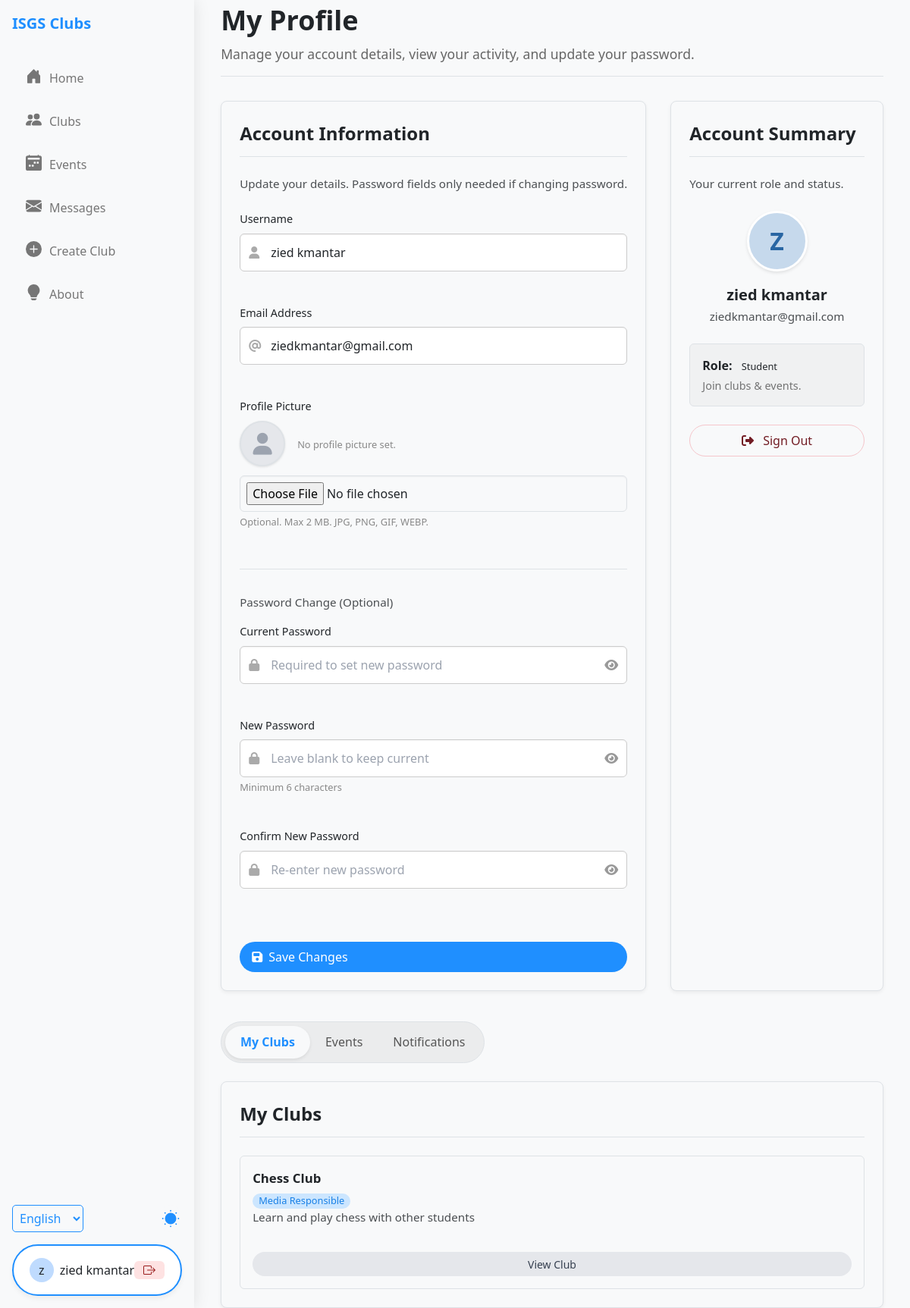
Page /profile.php (signed in) on the earlier database version.
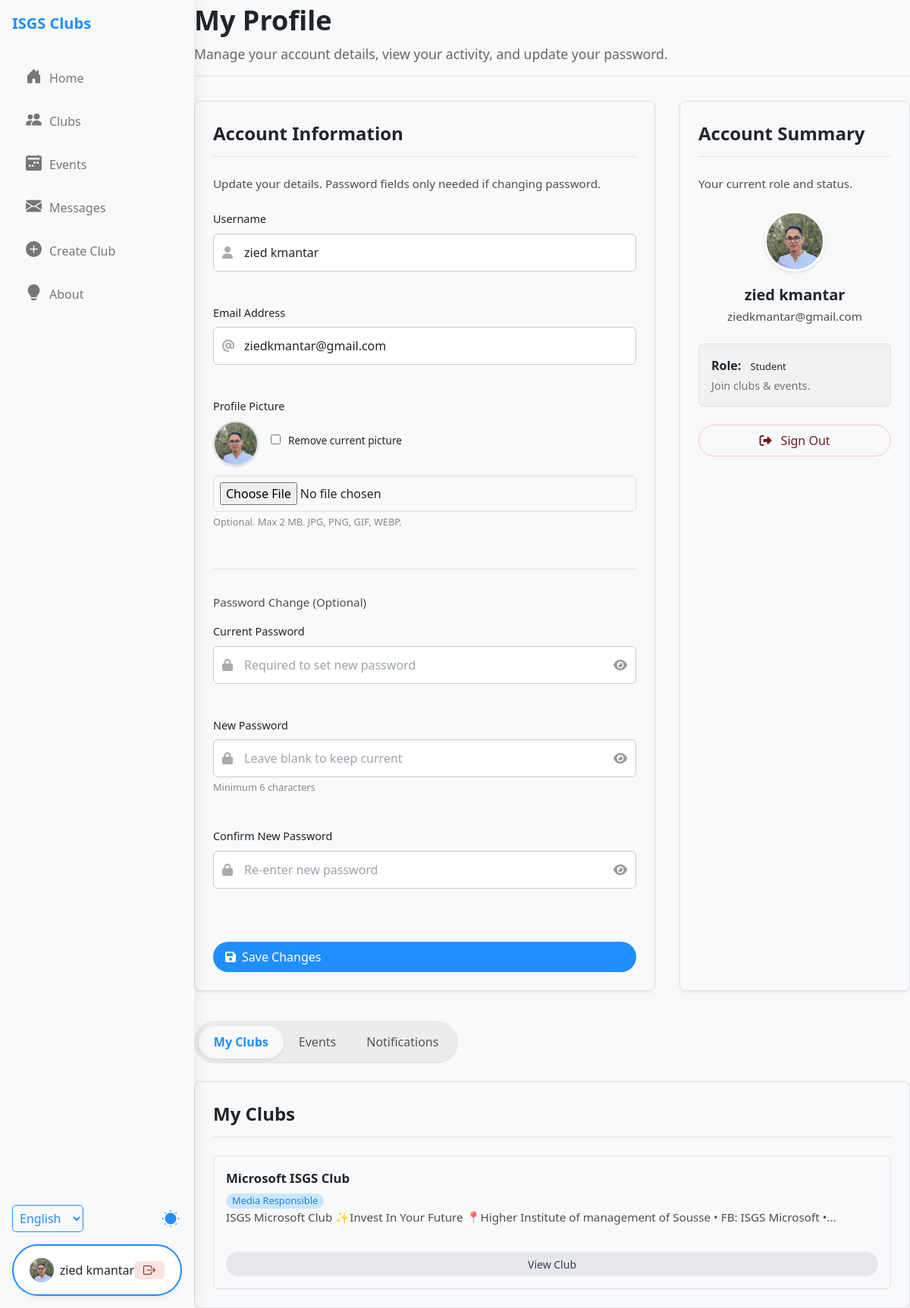
Same page on the later database version.
### tables this page shows
CREATE TABLE IF NOT EXISTS `users` (
  `id` int NOT NULL AUTO_INCREMENT,
  `username` varchar(50) NOT NULL,
  `email` varchar(100) NOT NULL,
  `password` varchar(255) NOT NULL,
  `role` enum('student','club_leader','admin') NOT NULL DEFAULT 'student',
  `is_banned` tinyint(1) NOT NULL DEFAULT '0',
  `ban_reason` text,
  `banned_until` datetime DEFAULT NULL COMMENT 'Null for permanent ban',
  `created_at` timestamp NOT NULL DEFAULT CURRENT_TIMESTAMP,
  `profile_picture_path` varchar(100) DEFAULT NULL,
  PRIMARY KEY (`id`),
  UNIQUE KEY `username` (`username`),
  UNIQUE KEY `email` (`email`),
  KEY `idx_user_status` (`is_banned`)
);

CREATE TABLE IF NOT EXISTS `club_members` (
  `id` int NOT NULL AUTO_INCREMENT,
  `user_id` int NOT NULL,
  `club_id` int NOT NULL,
  `role` enum('member','leader','pending') NOT NULL DEFAULT 'pending',
  `joined_at` timestamp NOT NULL DEFAULT CURRENT_TIMESTAMP,
  `department` enum('President','Vice President','HR Responsible','General Secretary','Media Responsible','Sponsoring Responsible','Logistique Responsible','Media Member','Sponsoring Member','Logistique Member','General Member') NOT NULL DEFAULT 'General Member',
  PRIMARY KEY (`id`),
  UNIQUE KEY `unique_membership` (`user_id`,`club_id`),
  KEY `idx_club_pending` (`club_id`,`role`)
);

CREATE TABLE IF NOT EXISTS `clubs` (
  `id` int NOT NULL AUTO_INCREMENT,
  `name` varchar(100) NOT NULL,
  `description` text,
  `category` varchar(50) NOT NULL,
  `meeting_schedule` varchar(100) DEFAULT NULL,
  `status` enum('pending','active','rejected') NOT NULL DEFAULT 'pending',
  `proposed_by_user_id` int DEFAULT NULL COMMENT 'User ID who submitted the request',
  `created_at` timestamp NOT NULL DEFAULT CURRENT_TIMESTAMP,
  `logo_path` varchar(100) DEFAULT NULL,
  PRIMARY KEY (`id`),
  KEY `proposed_by_user_id` (`proposed_by_user_id`),
  KEY `idx_club_status` (`status`)
);

### profile.php (the view, shortened to what the changed rows need)
<?php
require_once 'config/database.php';
$userId = $_SESSION['user']['id'];
$stmtUser = $pdo->prepare("SELECT username, email, role, password, profile_picture_path FROM users WHERE id = :id");
$stmtUser->bindParam(':id', $userId, PDO::PARAM_INT); $stmtUser->execute();
$currentUserData = $stmtUser->fetch(PDO::FETCH_ASSOC);
$username = $currentUserData['username']; $email = $currentUserData['email']; $userRole = $currentUserData['role']; $currentPasswordHash = $currentUserData['password'];
$currentProfilePicPath = $currentUserData['profile_picture_path'];
$userClubs = []; $userEvents = []; $allNotifications = [];
try {
    if ($userRole !== 'admin') { $queryClubs = "SELECT c.*, cm.role as member_role,department FROM clubs c JOIN club_members cm ON c.id = cm.club_id WHERE cm.user_id = :uid1 ORDER BY c.name ASC"; $stmtClubs = $pdo->prepare($queryClubs); $stmtClubs->bindParam(':uid1', $userId, PDO::PARAM_INT); $stmtClubs->execute(); $userClubs = $stmtClubs->fetchAll(PDO::FETCH_ASSOC); }
} catch (PDOException $e) { if (strpos($e->getMessage(), 'event_attendees') !== false || strpos($e->getMessage(), 'events') !== false) { error_log("Events tables might not exist: " . $e->getMessage()); } else { error_log("Profile Data Fetch Error: " . $e->getMessage()); $pageError = "Could not load profile data."; }} catch (Exception $e) { error_log("Profile Page Error: " . $e->getMessage()); $pageError = "An error occurred loading the page."; }
include_once 'header.php';
?>
<main class="main-content profile-page-container">
    <div class="profile-content-wrapper">
        <div class="profile-header">
             <h1>My Profile</h1>
        </div>
        <div class="profile-grid">
            <div class="profile-form-column card">
                 <h2>Account Information</h2> <p class="card-description">Update your details. Password fields only needed if changing password.</p>
                 <form method="POST" action="profile.php" class="profile-form" enctype="multipart/form-data">
                     <div class="form-group"> <label for="username">Username</label> <div class="input-wrapper icon-input"> <i class="input-icon fas fa-user"></i> <input type="text" id="username" name="username" value="<?php echo htmlspecialchars($username); ?>" class="form-input" required> </div> </div>
                     <div class="form-group"> <div class="input-wrapper icon-input"> <input type="email" id="email" name="email" value="<?php echo htmlspecialchars($email); ?>" class="form-input" required> </div> </div>
                     <div class="form-group">
                        <div class="profile-pic-current">
                            <?php if ($currentProfilePicPath && file_exists(rtrim($_SERVER['DOCUMENT_ROOT'], '/') . $currentProfilePicPath)): ?>
                                <img src="<?php echo htmlspecialchars($currentProfilePicPath); ?>" alt="Current profile picture" class="current-pic-preview">
                                <label class="checkbox-label remove-pic-label">
                                    <input type="checkbox" name="remove_picture" value="1" class="form-checkbox">
                                    <span>Remove current picture</span>
                                </label>
                            <?php else: ?>
                                <div class="current-pic-preview default-pic">
                                    <i class="fas fa-user default-pic-icon"></i>
                                </div>
                                <small class="input-hint">No profile picture set.</small>
                            <?php endif; ?>
                        </div>
                    </div>
                 </form>
            </div>
            <div class="profile-summary-column card">
                 <h2>Account Summary</h2> <p class="card-description">Your current role and status.</p> <div class="profile-avatar-section">
                     <div class="summary-avatar">
                          <?php if ($currentProfilePicPath && file_exists(rtrim($_SERVER['DOCUMENT_ROOT'], '/') . $currentProfilePicPath)): ?>
                              <img src="<?php echo htmlspecialchars($currentProfilePicPath); ?>" alt="Profile Picture" class="summary-avatar-img">
                          <?php else: ?>
                              <span class="summary-avatar-initial">
                                  <?php echo strtoupper(substr(htmlspecialchars($username), 0, 1)); ?>
                              </span>
                          <?php endif; ?>
                     </div>
                     <h3><?php echo htmlspecialchars($username); ?></h3> <p class="summary-email"><?php echo htmlspecialchars($email); ?></p> </div> <div class="profile-role-info"> <h4>Role: <span class="role-badge"><?php echo ucwords(str_replace('_', ' ', htmlspecialchars($userRole))); ?></span></h4> </div>
            </div>
        </div>
        <div class="profile-activity-section">
            <div class="profile-tab-content">
                 <?php if ($userRole !== 'admin'): ?>
                <div id="profile-clubs" class="profile-tab-panel active" role="tabpanel">
                    <div class="card"><h2>My Clubs</h2> <?php  if (count($userClubs) > 0): ?><div class="list-container"><?php foreach ($userClubs as $club): ?><div class="list-item club-list-item"> <div class="item-main"> <strong class="item-title"><?php echo htmlspecialchars($club['name']); ?></strong> <?php if (($club['department'] ?? '') === 'President'): ?><span class="role-badge leader-badge"><?php echo htmlspecialchars($club['department']); ?></span><?php elseif(($club['department'] ?? '') === ''): ?><span class="role-badge member-badge">member</span><?php else: ?><span class="role-badge member-badge"><?php echo htmlspecialchars($club['department']); ?></span><?php endif; ?> <p class="item-description"><?php $desc=$club['description']??''; echo htmlspecialchars(substr($desc,0,120)).(strlen($desc)>120?'...':''); ?></p> </div> <a href="club-detail.php?page=club-detail&id=<?php echo $club['id'] ?? ''; ?>" class="btn btn-secondary btn-sm">View Club</a> </div><?php endforeach; ?></div><?php else: ?> <p class="empty-list-message">No clubs joined. <a href="index.php?page=clubs" class="text-link">Explore!</a></p> <?php endif; ?></div>
                </div>
                <?php endif;  ?>
            </div>
        </div>
    </div>
</main>
</body>
</html>

### header.php (shortened to what the changed rows need)
<!DOCTYPE html>
<html lang="en">
<head>
    <link rel="stylesheet" href="styles.css">
    <link rel="stylesheet" href="styles2.css">
    <link rel="stylesheet" href="footer.css">
    <link href="https://cdn.jsdelivr.net/npm/tailwindcss@2.2.19/dist/tailwind.min.css" rel="stylesheet">
    <link rel="stylesheet" href="https://cdnjs.cloudflare.com/ajax/libs/font-awesome/6.0.0/css/all.min.css"
 />
</head>
<body>
    <header class="sidebar">
        <div class="sidebar-content">
            <div class="sidebar-bottom">
                <?php if (isset($_SESSION['user'])):
                    $userProfilePic = $_SESSION['user']['profile_picture_path'] ?? null;
                    $profilePicServerPath = $userProfilePic ? rtrim($_SERVER['DOCUMENT_ROOT'], '/') . $userProfilePic : null;
                    $showProfilePic = $userProfilePic && file_exists($profilePicServerPath);
                ?>
                        <div class="profilebox">
                            <a href="profile.php" class="flex items-center space-x-2">
                            <?php if ($showProfilePic): ?>
                                <img src="<?php echo htmlspecialchars($userProfilePic); ?>" alt="Profile Picture" class="h-8 w-8 rounded-full bg-blue-200 flex items-center justify-center">
                            <?php else: ?>
                                <div class="h-8 w-8 rounded-full bg-blue-200 flex items-center justify-center">
                                    <?php echo substr($_SESSION['user']['username'], 0, 1); ?>
                                </div>
                            <?php endif; ?>
                                <span><?php echo $_SESSION['user']['username'];?></span>
                            </a>
                        </div>
                    <?php else: ?>
                        <a href="/cm/login.php" class="btn btn-outline">Login</a>
                <a href="/cm/login.php?action=register" class="btn btn-primary">Sign Up</a>
                    <?php endif; ?>
            </div>
        </div>
    </header>

Differences in the rows shown:
changed users "zied kmantar": profile_picture_path: picture added; username "Z" → (not shown)
changed through a linked row, club_members "Media Responsible": club.name "Chess Club" → "Microsoft ISGS Club"; club.description "Learn and play chess with other students" → "ISGS Microsoft Club ✨Invest In Your Future 📍Higher Institute of management of Sousse • FB: ISGS Microsoft •"; now shows "..."
Other differences:
form field remove_picture: (not shown) → "☐"
substr($_SESSION['user']['username'], 0, 1): "z" → (not shown)
text no longer shown: "No profile picture set."
text now shown: "Remove current picture"
